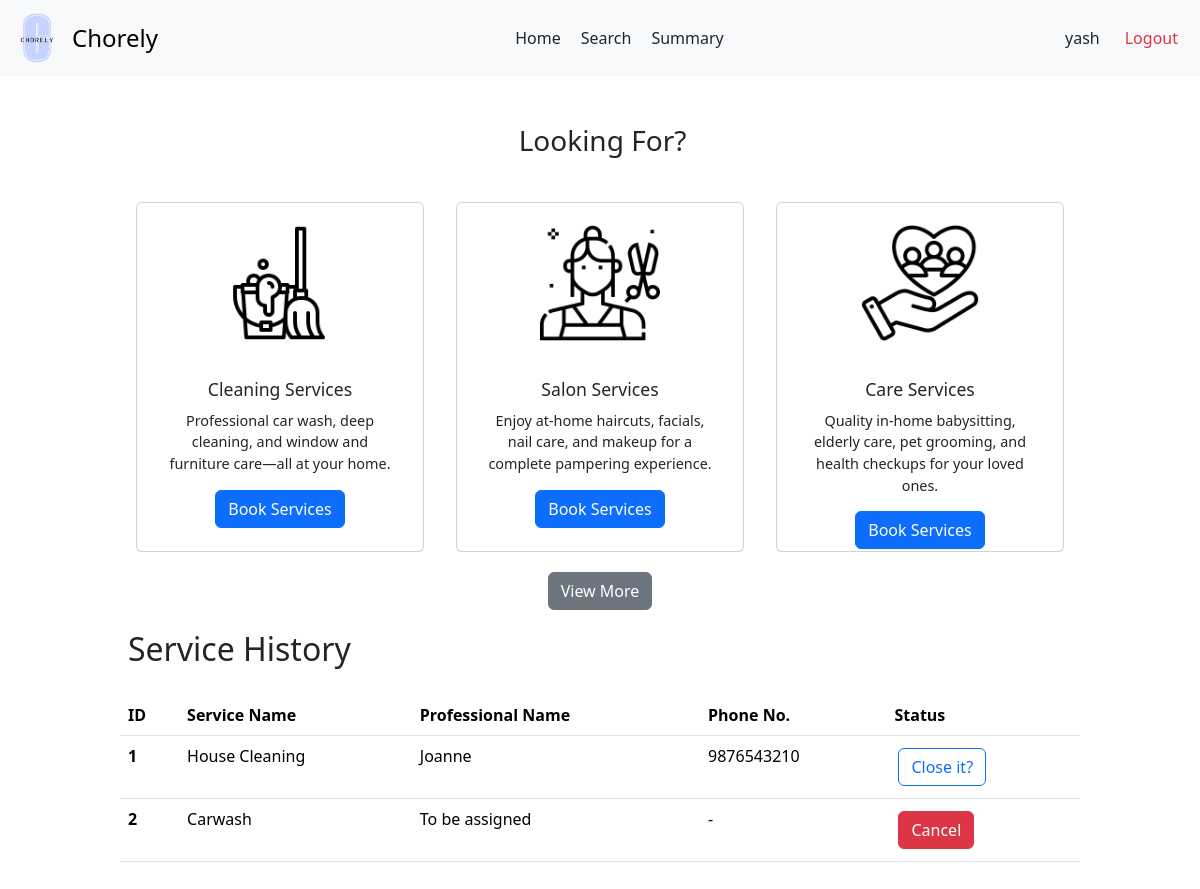
Before: /user/customer/2 with the older database file.
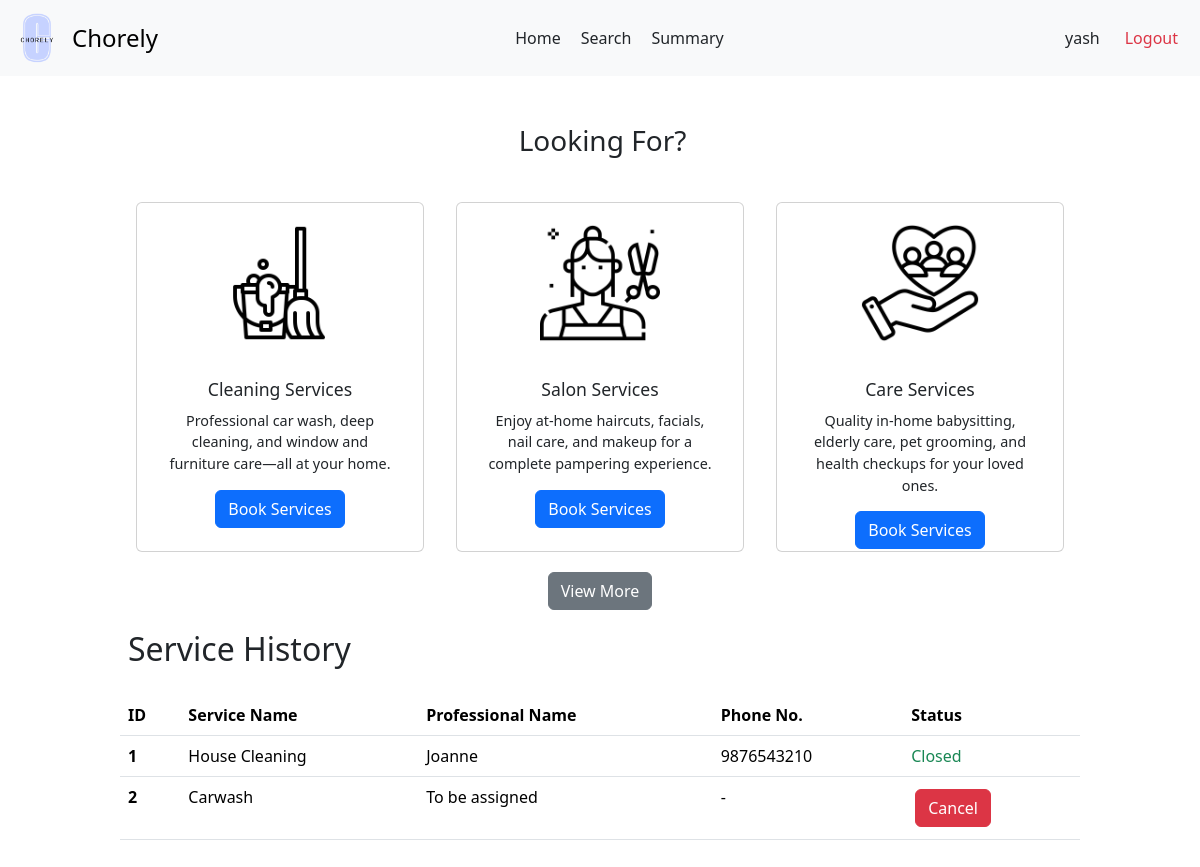
After: the same page with the newer database file.
### backend/models.py (models this page shows)
class Users(db.Model):
  __tablename__ = 'Users'
  user_id = db.Column(db.Integer, primary_key=True, autoincrement=True)
  username = db.Column(db.String, unique=True, nullable=False)
  password = db.Column(db.String, nullable=False)
  role = db.Column(db.String, nullable=False)
  is_blocked = db.Column(db.Boolean, default=False)
  service_professional = db.relationship('ServiceProfessionals', backref='user', uselist=False)
  customer = db.relationship('Customers', backref='user', uselist=False)

class ServiceRequests(db.Model):
    __tablename__ = 'ServiceRequests'
    request_id = db.Column(db.Integer, primary_key=True, autoincrement=True)
    service_id = db.Column(db.Integer, db.ForeignKey('Services.service_id'), nullable=False)
    customer_id = db.Column(db.Integer, db.ForeignKey('Customers.customer_id'), nullable=False)
    professional_id = db.Column(db.Integer, db.ForeignKey('ServiceProfessionals.professional_id'))
    requested_service_date = db.Column(db.Date, default=date.today())
    date_of_request = db.Column(db.Date, default=date.today())
    date_of_completion = db.Column(db.Date)
    service_status = db.Column(db.String, default='requested')
    additional_requests = db.Column(db.String)
    remarks = db.Column(db.String)
    rating = db.Column(db.Float)

class Services(db.Model):
    __tablename__ = 'Services'
    service_id = db.Column(db.Integer, primary_key=True, autoincrement=True)
    name = db.Column(db.String, nullable=False)
    description = db.Column(db.String)
    base_price = db.Column(db.Float, nullable=False)
    time_required = db.Column(db.Integer)
    category = db.Column(db.String)
    service_professionals = db.relationship('ServiceProfessionals', backref='service')
    service_requests = db.relationship('ServiceRequests', backref='service')

class ServiceProfessionals(db.Model):
    __tablename__ = 'ServiceProfessionals'
    professional_id = db.Column(db.Integer, primary_key=True, autoincrement=True)
    user_id = db.Column(db.Integer, db.ForeignKey('Users.user_id'), unique=True, nullable=False)
    service_id = db.Column(db.Integer, db.ForeignKey('Services.service_id'), nullable=False)
    experience_years = db.Column(db.Integer)
    profile_verified = db.Column(db.Boolean, default=False)
    name = db.Column(db.String, nullable = False)
    phone = db.Column(db.String)
    address = db.Column(db.String)
    pin_code = db.Column(db.String)
    service_requests = db.relationship('ServiceRequests', backref='professional')

### backend/customerController.py (the view)
@app.route('/user/customer/<int:user_id>')
def customer_dash(user_id):
  user = Users.query.filter_by(user_id = user_id).first()
  customer = Customers.query.filter_by(user_id = user_id).first()
  return render_template('customer-dash.html', customer = customer, user = user, service_requests = customer.service_requests)

### templates/customer-dash.html (shortened to what this page needs)
<!DOCTYPE html>
<html lang="en">
<head>
  <link href="https://cdn.jsdelivr.net/npm/bootstrap@5.3.3/dist/css/bootstrap.min.css" rel="stylesheet">
  <link rel="stylesheet" href="{{ url_for('static', filename='customer-dash.css') }}">
  <link rel="stylesheet" href="{{ url_for('static', filename='navbar.css') }}">
</head>
<body>
  <nav class="navbar bg-body-tertiary">
    <div class="container-fluid">
      <a class="navbar-brand d-flex align-items-center" href="#" style="text-decoration: none;">
        <img src="{{ url_for('static', filename='logo.png') }}" alt="Chorely Logo" width="50" height="50" id="logo">
        <span style="font-size: 1.5rem;">Chorely</span>
      </a>
      <div style="display: flex;">
        <a class="nav-link active" aria-current="page" href="/user">Home</a>
        <a class="nav-link" href="/user/customer/{{ user.user_id }}">Search</a>
        <a class="nav-link" href="/user/summary">Summary</a>
      </div>
      <div class="d-flex text text-end">
        <a class="nav-link" href="#">{{ user.username }}</a>
        <a class="nav-link text-danger" href="/userlogin">Logout</a>
      </div>
    </div>
  </nav>
  <div id="main">
    <div id="canvas">
      <br>
      <div class="container text-center">
        <h3 class="headings">Looking For?</h3>
        <div class="row g-4 justify-content-center" style="margin-top: 20px;">
          <div class="col">
            <div class="card custom-card mx-auto" style="width: 18rem;">
              <img src="{{ url_for('static', filename='cleaning.png') }}" class="card-img-top card-icon" alt="cleaning-mop">
              <div class="card-body">
                <h5 class="card-title">Cleaning Services</h5>
                <p class="card-text">Professional car wash, deep cleaning, and window and furniture care—all at your home.</p>
                <a href="/user/{{user.user_id}}/service/category/cleaning" class="btn btn-primary">Book Services</a>
              </div>
            </div>
          </div>
          <div class="col">
            <div class="card custom-card mx-auto" style="width: 18rem;">
              <img src="{{ url_for('static', filename='salon.png') }}" class="card-img-top card-icon" alt="cleaning-mop">
              <div class="card-body">
                <h5 class="card-title">Salon Services</h5>
                <p class="card-text">Enjoy at-home haircuts, facials, nail care, and makeup for a complete pampering experience.</p>
                <a href="/user/{{user.user_id}}/service/category/salon" class="btn btn-primary">Book Services</a>
              </div>
            </div>
          </div>
          <div class="col">
            <div class="card custom-card mx-auto" style="width: 18rem;">
              <img src="{{ url_for('static', filename='care.png') }}" class="card-img-top card-icon" alt="cleaning-mop">
              <div class="card-body">
                <h5 class="card-title">Care Services</h5>
                <p class="card-text">Quality in-home babysitting, elderly care, pet grooming, and health checkups for your loved ones.</p>
                <a href="/user/{{user.user_id}}/service/category/care" class="btn btn-primary">Book Services</a>
              </div>
            </div>
          </div>
        </div>
        <div style="text-align: center; margin: 20px;">
          <button class="btn btn-secondary">View More</button>
        </div>
      </div>
      <h2 class="headings">Service History</h2><br>
      {% if service_requests | length ==0 %}
        <div class="text text-center">
          <h5 class="headings">There are no services to display</h5>
        </div>
      {% else %}
        <div>
          <table class="table" style="margin-bottom: 50px;">
            <thead>
              <tr>
                <th scope="col">ID</th>
                <th scope="col">Service Name</th>
                <th scope="col">Professional Name</th>
                <th scope="col">Phone No.</th>
                <th scope="col">Status</th>
              </tr>
            </thead>
            <tbody>
              {% for request in service_requests %}
                <tr>
                  <th scope="row">{{ loop.index }}</th>
                  <td>{{ request.service.name }}</td>
                  {% if request.service_status == 'accepted' %}
                    <td>{{ request.professional.name }}</td>
                    <td>{{ request.professional.phone }}</td>
                    <td><a href="/user/{{ user.user_id }}/service/close/{{ request.request_id }}" class="btn btn-outline-primary">Close it?</a></td>
                  {% else %}
                    {% if request.service_status == 'requested' %}
                      <td>To be assigned</td>
                      <td> - </td>
                      <td><a class="btn btn-danger">Cancel</a></td>
                    {% else %}
                      <td>{{ request.professional.name }}</td>
                      <td>{{ request.professional.phone }}</td>
                      <td class="text text-success">Closed</td>
                    {% endif %}
                  {% endif %}
                </tr>
              {% endfor %}
            </tbody>
          </table>
      {% endif %}
</body>
</html>

### static/customer-dash.css (style rules this page uses)
* { margin: 0px; }
#main, #canvas { margin-top: 90px; border: 2px none black; }
#canvas { width: 80%; margin: auto; height: 1000px; }
.headings { margin: 3px; padding-left: 5px; margin-top: 10px; }
td a { margin: 4px; }
table a { text-decoration: none; }
.card { height: 350px; padding: 10px; }
.card-img-top { margin-top: 10px; height: 120px; object-fit: scale-down; margin-bottom: 20px; }
.card-title { font-size: 1.1rem; margin-bottom: 10px; }
.card-text { font-size: 0.9rem; margin-bottom: 15px; }

### static/navbar.css (style rules this page uses)
#logo { object-fit: contain ; margin-right: 10px; filter: brightness(1.1) contrast(1.1) saturate(1.2); filter: contrast(100%); }
.text-end { margin-right: 10px; }
.navbar { position: fixed; background-color: white; top: 0; left: 0; right: 0; height: max-content; z-index: 1000; }

Changed rows visible on the page:
changed ServiceRequests "House Cleaning": service_status "Close it?" → "Closed"
